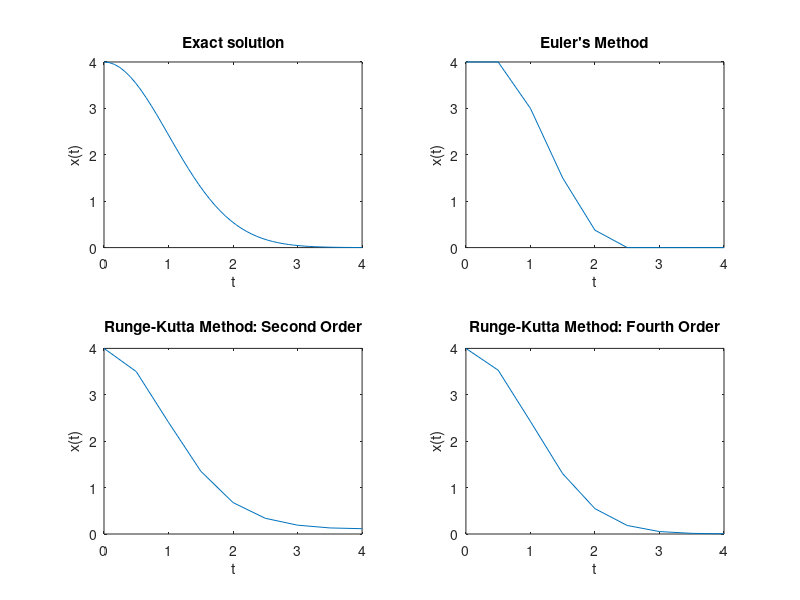

Source code (MATLAB):
% Section 6.3 Problem 2
% Equation: dx/dt = x*cos(2*t), x(0) = 1
% Generates plot of exact solution ( x(t) = exp(0.5*sin(2*t)) )
% As well as numerical approximations by Euler's Method, Runge-Kutta 2nd
% Order, and Runge-Kutta 4th Order with step sizes of 1, 0.5, 0.1, and 0.05
% On interval of [0, 4]

time = 0;
x_init = 4;


% Step size of 0.5
time2 = time;
x_init2 = x_init;
x_init22 = x_init;
x_init23 = x_init;
times2 = linspace(0, 4, 9); 

for j = 1:length(times2) 
 xvals2(j) = x_init2;
 functy2 = x_init2*-1*(times2(j)); 
 functy22 = x_init22*-1*(times2(j));
 s21 = functy22;
 s22 = (x_init22 + 0.5*s21)*-1*(times2(j)+0.5);
 rk2vals2(j) = x_init22;
 x_init22 = x_init22 + 0.5*(s21 + s22)/2;
 functy2h = functy2*0.5;
 x_init2 = x_init2 + functy2h;
 
 functy23 = x_init23*-1*(times2(j));
 w21 = functy23;
 w22 = (x_init23+(1/4)*w21)*-1*(times2(j)+(1/4));
 w23 = (x_init23+(1/4)*w22)*-1*(times2(j)+(1/4));
 w24 = (x_init23+(1/2)*w23)*-1*((times2(j)+1/2));
 rk4vals2(j) = x_init23;
 x_init23 = x_init23 + (w21 + 2*w22 + 2*w23 + w24)/12;
 
end




subplot(2,2,1)
x = linspace(0, 4, 50);
y = 4*exp(-1/2*(x).^2);
xlim([0 4]);
plot(x,y);
xlabel('t');
ylabel('x(t)');
title('Exact solution');

subplot(2,2,2)
plot(times2, xvals2);
xlabel('t');
ylabel('x(t)');
title('Euler''s Method');

subplot(2,2,3)
plot(times2, rk2vals2);
xlabel('t');
ylabel('x(t)');
title('Runge-Kutta Method: Second Order');

subplot(2,2,4)
plot(times2, rk4vals2);
xlabel('t');
ylabel('x(t)');
title('Runge-Kutta Method: Fourth Order');